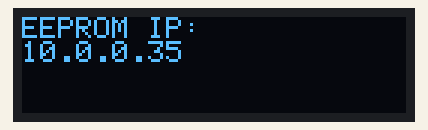
This sketch was run on a simulated ESP32. Shown: 128×32 one-colour display. EEPROM starts erased; what the sketch prints to the serial monitor is not drawn.

Above: at 1.7 s.
At 3.7 s:
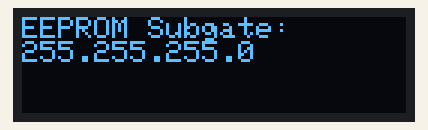
At 5.7 s:
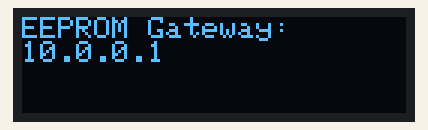
At 7.7 s:
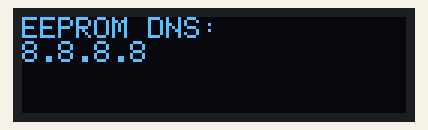
At 9.7 s:
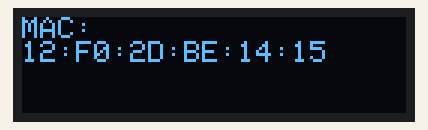

Measured:
- by itself, everything shown: repeats every 10.1 s, in 5 steps
- what the display in image 0 shows lasts 2.0 s, from 1.6 s to 3.6 s

The sketch:

ESP32-LanNetworking-EEPROM.ino
```cpp
/*
 * Write IP information to ESP-32 EEPROM
 * Display IP information over Serial and OLED
 */

// Download libraries from library manager
#include <SPI.h>
#include "EEPROM.h"
#include <Wire.h>
#include <Adafruit_GFX.h>
#include <Adafruit_SSD1306.h>

// MAC address
uint8_t eth_MAC[] = { 0x12, 0xF0, 0x2D, 0xBE, 0x14, 0x15 };

// Varibles for IP address. Each holds one octet
byte IPa = 10;
byte IPb = 0;
byte IPc = 0;
byte IPd = 35;

// varibles for Subnet address.
byte subA = 255;
byte subB = 255;
byte subC = 255;
byte subD = 0;

// varibles for DNS address.
// default is 8.8.8.8 Google DNS
byte DNSa = 8;
byte DNSb = 8;
byte DNSc = 8;
byte DNSd = 8;

// varibles for Gateway address.
byte GWa = 10;
byte GWb = 0;
byte GWc = 0;
byte GWd = 1;

// varibles for MAC address.
byte MACa = 0;
byte MACb = 0;
byte MACc = 0;
byte MACd = 0;
byte MACe = 0;
byte MACf = 0;

#define SCREEN_WIDTH 128 // OLED display width, in pixels
#define SCREEN_HEIGHT 32 // OLED display height, in pixels

// Declaration for an SSD1306 display connected to I2C (SDA, SCL pins)
#define OLED_RESET     4 // Reset pin # (or -1 if sharing Arduino reset pin)
Adafruit_SSD1306 display(SCREEN_WIDTH, SCREEN_HEIGHT, &Wire, OLED_RESET);

// ip string for EEPROM
String ipInputAddress = "";
uint8_t ip[4];

// EEPROM addresses
int IPaddress = 100;
int SUBaddress = 105;
int GWaddress = 110;
int DNSaddress = 115;
int MACaddress = 120;

IPAddress eth_IP(IPa, IPb, IPc, IPd);
IPAddress eth_MASK(subA, subB, subC, subD);
IPAddress eth_DNS(DNSa, DNSb, DNSc, DNSd);
IPAddress eth_GW(GWa, GWb, GWc, GWd);

void setup() {

    // delay needed for serial to begin correctly
    delay(1000);
    Serial.begin(115200);
    Serial.println("Serial Started @ 115200 baud");

    // Starts EEPROM and tests it. Will Reboot and test again if fails
    Serial.println("Testing EEPROM Library");
    Serial.println(" ");

      if (!EEPROM.begin(1000)) {
        Serial.println("Failed to initialise EEPROM");
        Serial.println("Restarting...");
        delay(1000);
        ESP.restart();
      }

    // Writing EEPROM data for IP information for the first time
    Serial.print("Writing IP address to EEPROM: ");
    Serial.println(IPaddress);

    EEPROM.writeByte(IPaddress, IPa);
    IPaddress += sizeof(byte);
    EEPROM.writeByte(IPaddress, IPb);
    IPaddress += sizeof(byte);
    EEPROM.writeByte(IPaddress, IPc);
    IPaddress += sizeof(byte);
    EEPROM.writeByte(IPaddress, IPd);
    IPaddress += sizeof(byte);

    // test to see byte addresses
    Serial.print("Ending byte IP address on EEPROM: ");
    Serial.println(IPaddress-1);

    EEPROM.commit();

    // Read and view IP information over Serial
    IPaddress = 100;
    Serial.print("IP Address read from EEPROM: ");
    IPa = EEPROM.readByte(IPaddress);
    Serial.print(IPa);
    IPaddress += sizeof(byte);
    Serial.print(".");
    IPb = EEPROM.readByte(IPaddress);
    Serial.print(IPb);
    IPaddress += sizeof(byte);
    Serial.print(".");
    IPc = EEPROM.readByte(IPaddress);
    Serial.print(IPc);
    IPaddress += sizeof(byte);
    Serial.print(".");
    IPd = EEPROM.readByte(IPaddress);
    Serial.println(IPd);
    IPaddress += sizeof(byte);
    Serial.println(" ");

    // Writing EEPROM data for Subnet information for the first time
    Serial.print("Writing Subnet address to EEPROM: ");
    Serial.println(SUBaddress);

    EEPROM.writeByte(SUBaddress, subA);
    SUBaddress += sizeof(byte);
    EEPROM.writeByte(SUBaddress, subB);
    SUBaddress += sizeof(byte);
    EEPROM.writeByte(SUBaddress, subC);
    SUBaddress += sizeof(byte);
    EEPROM.writeByte(SUBaddress, subD);
    SUBaddress += sizeof(byte);

    // test to see byte addresses
    Serial.print("Ending byte Subnet address on EEPROM: ");
    Serial.println(SUBaddress-1);

    EEPROM.commit();

    // Read and view Subnet information over Serial
    SUBaddress = 105;
    Serial.print("Subnet Address read from EEPROM: ");

    subA = EEPROM.readByte(SUBaddress);
    Serial.print(subA);
    SUBaddress += sizeof(byte);
    Serial.print(".");
    subB = EEPROM.readByte(SUBaddress);
    Serial.print(subB);
    SUBaddress += sizeof(byte);
    Serial.print(".");
    subC = EEPROM.readByte(SUBaddress);
    Serial.print(subC);
    SUBaddress += sizeof(byte);
    Serial.print(".");
    subD = EEPROM.readByte(SUBaddress);
    Serial.println(subD);
    SUBaddress += sizeof(byte);
    Serial.println(" ");

    // Writing EEPROM data for Gateway information for the first time
    Serial.print("Writing Gateway address to EEPROM: ");
    Serial.println(GWaddress);

    EEPROM.writeByte(GWaddress, GWa);
    GWaddress += sizeof(byte);
    EEPROM.writeByte(GWaddress, GWb);
    GWaddress += sizeof(byte);
    EEPROM.writeByte(GWaddress, GWc);
    GWaddress += sizeof(byte);
    EEPROM.writeByte(GWaddress, GWd);
    GWaddress += sizeof(byte);

    // test to see byte addresses
    Serial.print("Ending byte Gateway address on EEPROM: ");
    Serial.println(GWaddress-1);

    EEPROM.commit();

    // Read and view Gateway information over Serial
    GWaddress = 110;
    Serial.print("Gateway Address read from EEPROM: ");

    subA = EEPROM.readByte(GWaddress);
    Serial.print(subA);
    GWaddress += sizeof(byte);
    Serial.print(".");
    subB = EEPROM.readByte(GWaddress);
    Serial.print(subB);
    GWaddress += sizeof(byte);
    Serial.print(".");
    subC = EEPROM.readByte(GWaddress);
    Serial.print(subC);
    GWaddress += sizeof(byte);
    Serial.print(".");
    subD = EEPROM.readByte(GWaddress);
    Serial.println(subD);
    GWaddress += sizeof(byte);
    Serial.println(" ");

// Writing EEPROM data for IP information for the first time
    Serial.print("Writing DNS address to EEPROM: ");
    Serial.println(DNSaddress);

    EEPROM.writeByte(DNSaddress, DNSa);
    DNSaddress += sizeof(byte);
    EEPROM.writeByte(DNSaddress, DNSb);
    DNSaddress += sizeof(byte);
    EEPROM.writeByte(DNSaddress, DNSc);
    DNSaddress += sizeof(byte);
    EEPROM.writeByte(DNSaddress, DNSd);
    DNSaddress += sizeof(byte);

    // test to see byte addresses
    Serial.print("Ending byte DNS address on EEPROM: ");
    Serial.println(DNSaddress-1);

    EEPROM.commit();

    // Read and view DNS information over Serial
    DNSaddress = 115;
    Serial.print("DNS Address read from EEPROM: ");
    DNSa = EEPROM.readByte(DNSaddress);
    Serial.print(DNSa);
    DNSaddress += sizeof(byte);
    Serial.print(".");
    DNSb = EEPROM.readByte(DNSaddress);
    Serial.print(DNSb);
    DNSaddress += sizeof(byte);
    Serial.print(".");
    DNSc = EEPROM.readByte(DNSaddress);
    Serial.print(DNSc);
    DNSaddress += sizeof(byte);
    Serial.print(".");
    DNSd = EEPROM.readByte(DNSaddress);
    Serial.println(DNSd);
    DNSaddress += sizeof(byte);
    Serial.println(" ");

//================================================================================

// Writing EEPROM data for IP information for the first time
    Serial.print("Writing MAC address to EEPROM: ");
    Serial.println(MACaddress);
    EEPROM.writeByte(MACaddress, eth_MAC[0]);
    MACaddress += sizeof(byte);
    EEPROM.writeByte(MACaddress, eth_MAC[1]);
    MACaddress += sizeof(byte);
    EEPROM.writeByte(MACaddress, eth_MAC[2]);
    MACaddress += sizeof(byte);
    EEPROM.writeByte(MACaddress, eth_MAC[3]);
    MACaddress += sizeof(byte);
    EEPROM.writeByte(MACaddress, eth_MAC[4]);
    MACaddress += sizeof(byte);
    EEPROM.writeByte(MACaddress, eth_MAC[5]);
    MACaddress += sizeof(byte);

    // test to see byte addresses
    Serial.print("Ending byte MAC address on EEPROM: ");
    Serial.println(MACaddress-1);

    EEPROM.commit();

    // Read and view DNS information over Serial
    MACaddress = 120;
    Serial.print("MAC Address read from EEPROM: ");

    MACa = EEPROM.readByte(MACaddress);
    MACaddress += sizeof(byte);
    Serial.print(MACa, HEX);
    Serial.print(":");
    MACb = EEPROM.readByte(MACaddress);
    Serial.print(MACb, HEX);
    MACaddress += sizeof(byte);
    Serial.print(":");
    MACc = EEPROM.readByte(MACaddress);
    Serial.print(MACc, HEX);
    MACaddress += sizeof(byte);
    Serial.print(":");
    MACd = EEPROM.readByte(MACaddress);
    Serial.print(MACd, HEX);
    MACaddress += sizeof(byte);
    Serial.print(":");
    MACe = EEPROM.readByte(MACaddress);
    Serial.print(MACe, HEX);
    MACaddress += sizeof(byte);
    Serial.print(":");
    MACf = EEPROM.readByte(MACaddress);
    Serial.println(MACf, HEX);
    MACaddress += sizeof(byte);
    Serial.println(" ");

    eth_MAC[0] = MACa;
    eth_MAC[1] = MACb;
    eth_MAC[2] = MACc;
    eth_MAC[3] = MACd;
    eth_MAC[4] = MACe;
    eth_MAC[5] = MACf;

    // SSD1306_SWITCHCAPVCC = generate display voltage from 3.3V internally
    // OLED Display
    if(!display.begin(SSD1306_SWITCHCAPVCC, 0x3C)) { // Address 0x3C for 128x32
      Serial.println(F("SSD1306 allocation failed"));
      for(;;); // Don't proceed, loop forever
      }

  // delay to allow user to see boot screen
  delay(500);

  // Shows devices IP address for users knowledge
  display.clearDisplay();
  display.setTextSize(2); // Draw 2X-scale text
  display.setTextColor(SSD1306_WHITE);
  display.setCursor(0, 0);
  display.println(eth_IP);
//  display.println(Ethernet.localIP());
  display.display();      // Show initial text


}

void loop() {

    // Shows devices IP address for users knowledge
  display.clearDisplay();
  display.setTextSize(1); // Draw 2X-scale text
  display.setTextColor(SSD1306_WHITE);
  display.setCursor(0, 0);
  display.println("EEPROM IP:");
  display.println(eth_IP);
  display.display();      // Show initial text

  delay(2000);

  // Shows devices Subnet address for users knowledge
  display.clearDisplay();
  display.setTextSize(1); // Draw 2X-scale text
  display.setTextColor(SSD1306_WHITE);
  display.setCursor(0, 0);
  display.println("EEPROM Subgate:");
  display.println(eth_MASK);
  display.display();      // Show initial text

  delay(2000);

  // Shows devices Gateway address for users knowledge
  display.clearDisplay();
  display.setTextSize(1); // Draw 2X-scale text
  display.setTextColor(SSD1306_WHITE);
  display.setCursor(0, 0);
  display.println("EEPROM Gateway:");
  display.println(eth_GW);
  display.display();      // Show initial text

  delay(2000);

  // Shows devices DNS address for users knowledge
  display.clearDisplay();
  display.setTextSize(1); // Draw 2X-scale text
  display.setTextColor(SSD1306_WHITE);
  display.setCursor(0, 0);
  display.println("EEPROM DNS:");
  display.println(eth_DNS);
  display.display();      // Show initial text

  delay(2000);

  // Shows devices DNS address for users knowledge
  display.clearDisplay();
  display.setTextSize(1); // Draw 2X-scale text
  display.setTextColor(SSD1306_WHITE);
  display.setCursor(0, 0);
  display.println("MAC:");
  display.print(MACa, HEX);
  display.print(":");
  display.print(MACb, HEX);
  display.print(":");
  display.print(MACc, HEX);
  display.print(":");
  display.print(MACd, HEX);
  display.print(":");
  display.print(MACe, HEX);
  display.print(":");
  display.print(MACf, HEX);
  display.display();      // Show initial text

  delay(2000);
  }
```
